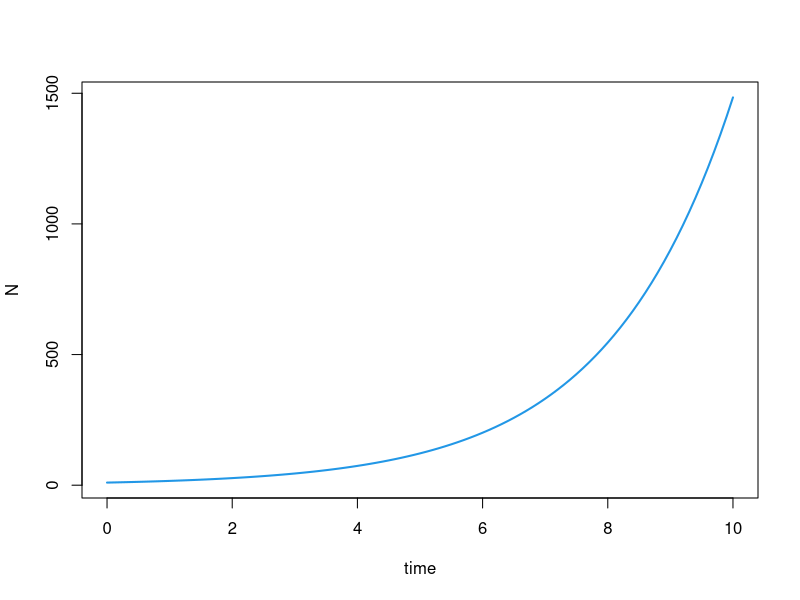
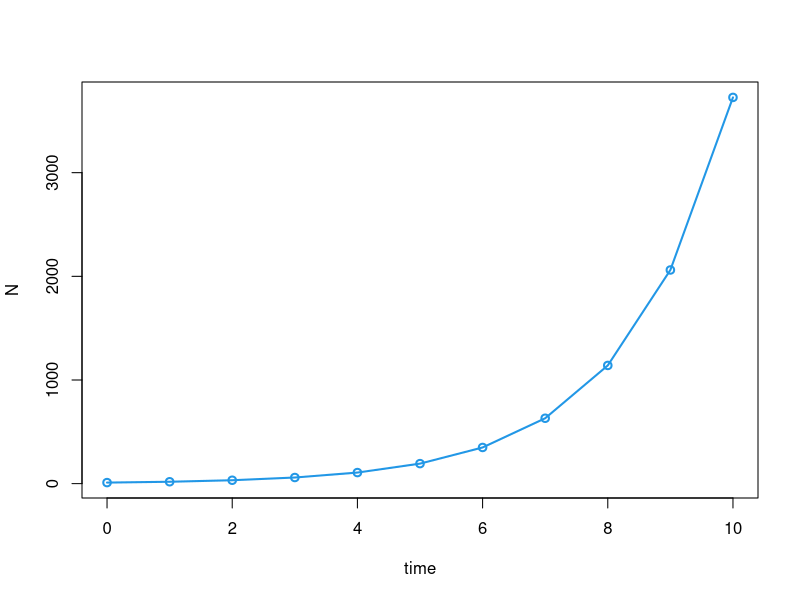
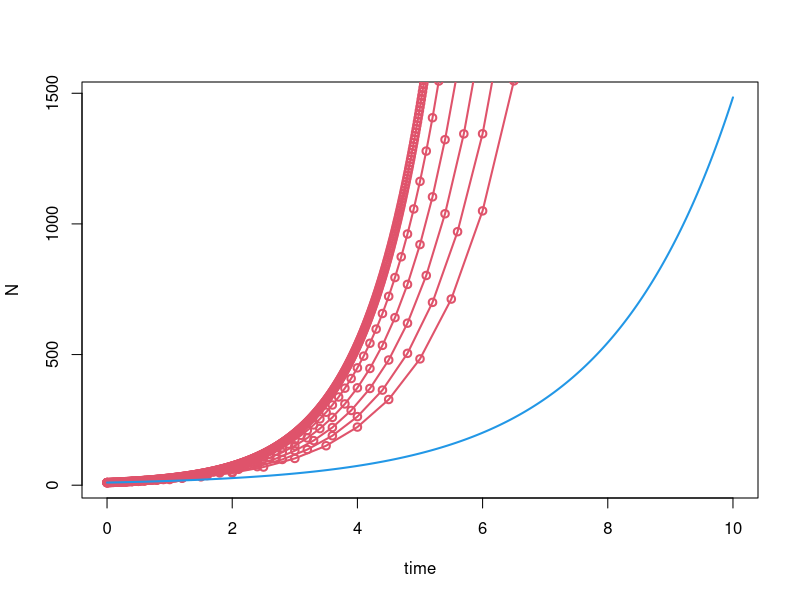

These figures' R source, in order: (Note: this script raises an error after producing the figures.)
## ---- chunk 1
library(deSolve)
library(purrr)
library(parallel)
## ---- chunk 2
plot2 <- function(...) plot(..., lwd = 2, col = 4)
## ---- chunk 3
remove_first <- function(x) tail(x, -1)
## ---- chunk 4
last <- function(x) tail(x, 1)
## ---- chunk 5
lines2 <- function(...) lines(..., lwd = 2)
## ---- chunk 6
mclapply2 <- function(...) mclapply(..., mc.cores = detectCores() - 1)
## ---- chunk 7
continuous_exponential_growth <- function(N0, r, times) {
  tibble::as_tibble(
    as.data.frame(
      ode(c(N = N0),
          times,
          function(time, variables, parameters) {
            with(as.list(c(variables, parameters)), {
              dN <- r * N
              list(dN)
            })
          },
          c(r = r))
    )
  )
}
## ---- chunk 8
continuous_exponential_growth(10, .5, seq(0, 10, .1)) |> 
  with(plot2(time, N, type = "l"))
## ---- chunk 9
discrete_exponential_growth <- function(N0, r, times) {
  step <- mean(diff(times))
  N <- N0
  for (i in remove_first(times)) {
    N <- c(N, last(N) * (2 - exp(- r * step)))
  }
  tibble::tibble(time = times, N = N)
}
## ---- chunk 10
discrete_exponential_growth <- function(N0, r, times) {
  N <- N0
  r <- exp(r * mean(diff(times)))
  for (i in times[-1]) {
    N <- c(N, last(N) * r)
  }
  tibble::tibble(time = times, N = N)
}
## ---- chunk 11
discrete_exponential_growth <- function(N0, r, times) {
  N <- N0
  step <- mean(diff(times))
  r <- exp(r * step)
  p <- 1 - exp(- r * step)
  for (i in times[-1]) {
    N <- c(N, last(N) * (1 + p))
  }
  tibble::tibble(time = times, N = N)
}
## ---- chunk 12
discrete_exponential_growth(10, .5, seq(0, 10, 1)) |> 
  with(plot2(time, N, type = "o"))
## ---- chunk 13
compare_dynamics <- function(N0, rc, rd, tmin, tmax, length, step) {
  out <- continuous_exponential_growth(N0, rc, seq(tmin, tmax, le = length))
  with(out, plot2(time, N, type = "n"))
  step |>
    walk(~ discrete_exponential_growth(N0, rd, seq(tmin, tmax, .x)) |>
           with(lines2(time, N, type = "o", col = 2)))
  with(out, lines2(time, N, col = 4))
}
## ---- chunk 14
compare_dynamics(N0 = 10, rc = .5, rd = .5, tmin = 0, tmax = 10, length = 512,
                 step = c(.01, seq(.1, .5, .1)))
## ---- chunk 15
mLL <- function(rd, rc, N0, times) {
  - sum(dpois(round(unlist(discrete_exponential_growth(N0, rd, times)[-1, 2])),
              unlist(continuous_exponential_growth(N0, rc, times)[-1, 2]), TRUE))
}
## ---- chunk 16
mLL(rd = .5, rc = .5, N0 = 10, times = seq(0, 10, .1))
## ---- chunk 17
r_discrete <- function(rd, rc, N0, step) {
  optimize(mLL, rd, rc = rc, N0 = N0, times = seq(0, 10, step))$minimum
}
## ---- chunk 18
r_discrete(c(.0001, 100), .5, 10, .1)
## ---- chunk 19
step_size <- seq(.01, .5, .01)

out <- step_size |>
  mclapply2(r_discrete, rd = c(.0001, 100), rc = .5, N0 = 10) |> 
  unlist() |> 
  matrix(ncol = 1, byrow = TRUE) |> 
  as.data.frame() |> 
  setNames("r") %>%
  cbind(step_size, .) |> 
  tibble::as_tibble()

with(out, plot(step_size, r, col = 4, ylim = 0:1,
               xlab = "duration of the time step", ylab = "adjusted value of r"))
abline(h = .5)
## ---- chunk 20
opar <- par(mfrow = c(10, 5), plt = c(.15, .85, .15, .85))
walk2(out$r, out$step_size,
      ~ compare_dynamics(N0 = 10, rc = .5, rd = .x, tmin = 0, tmax = 10, length = 512,
                         step = .y))
par(opar)
## ---- chunk 21
mod <- lm(I(r - .5) ~ step_size - 1, out)

with(out, plot(step_size, r, col = 4, ylim = 0:1,
               xlab = "duration of the time step", ylab = "adjusted value of r"))

(slope <- coef(mod))
xs <- seq(0, .5, le = 512)
abline(.5, slope, col = 2, lwd = 2)
abline(h = .5)
